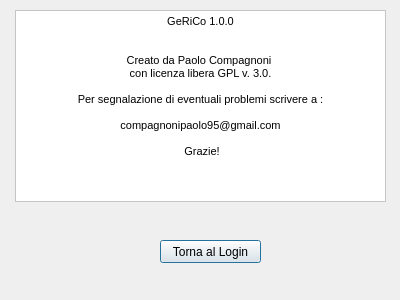
<?xml version="1.0" encoding="UTF-8"?>
<ui version="4.0">
 <class>Info</class>
 <widget class="QDialog" name="Info">
  <property name="geometry">
   <rect>
    <x>0</x>
    <y>0</y>
    <width>400</width>
    <height>300</height>
   </rect>
  </property>
  <property name="minimumSize">
   <size>
    <width>400</width>
    <height>300</height>
   </size>
  </property>
  <property name="maximumSize">
   <size>
    <width>400</width>
    <height>300</height>
   </size>
  </property>
  <property name="windowTitle">
   <string>Informazioni su GeRiCo</string>
  </property>
  <property name="windowIcon">
   <iconset>
    <normaloff>Immagini/Info icon.png</normaloff>Immagini/Info icon.png</iconset>
  </property>
  <widget class="QPushButton" name="BtnInfoEsci">
   <property name="geometry">
    <rect>
     <x>160</x>
     <y>240</y>
     <width>101</width>
     <height>23</height>
    </rect>
   </property>
   <property name="text">
    <string>Torna al Login</string>
   </property>
  </widget>
  <widget class="QTextBrowser" name="txtInfo">
   <property name="geometry">
    <rect>
     <x>15</x>
     <y>10</y>
     <width>371</width>
     <height>192</height>
    </rect>
   </property>
   <property name="palette">
    <palette>
     <active>
      <colorrole role="Base">
       <brush brushstyle="SolidPattern">
        <color alpha="255">
         <red>255</red>
         <green>255</green>
         <blue>255</blue>
        </color>
       </brush>
      </colorrole>
      <colorrole role="Window">
       <brush brushstyle="SolidPattern">
        <color alpha="255">
         <red>255</red>
         <green>255</green>
         <blue>255</blue>
        </color>
       </brush>
      </colorrole>
     </active>
     <inactive>
      <colorrole role="Base">
       <brush brushstyle="SolidPattern">
        <color alpha="255">
         <red>255</red>
         <green>255</green>
         <blue>255</blue>
        </color>
       </brush>
      </colorrole>
      <colorrole role="Window">
       <brush brushstyle="SolidPattern">
        <color alpha="255">
         <red>255</red>
         <green>255</green>
         <blue>255</blue>
        </color>
       </brush>
      </colorrole>
     </inactive>
     <disabled>
      <colorrole role="Base">
       <brush brushstyle="SolidPattern">
        <color alpha="255">
         <red>255</red>
         <green>255</green>
         <blue>255</blue>
        </color>
       </brush>
      </colorrole>
      <colorrole role="Window">
       <brush brushstyle="SolidPattern">
        <color alpha="255">
         <red>255</red>
         <green>255</green>
         <blue>255</blue>
        </color>
       </brush>
      </colorrole>
     </disabled>
    </palette>
   </property>
   <property name="frameShape">
    <enum>QFrame::StyledPanel</enum>
   </property>
   <property name="html">
    <string>&lt;!DOCTYPE HTML PUBLIC &quot;-//W3C//DTD HTML 4.0//EN&quot; &quot;http://www.w3.org/TR/REC-html40/strict.dtd&quot;&gt;
&lt;html&gt;&lt;head&gt;&lt;meta name=&quot;qrichtext&quot; content=&quot;1&quot; /&gt;&lt;style type=&quot;text/css&quot;&gt;
p, li { white-space: pre-wrap; }
&lt;/style&gt;&lt;/head&gt;&lt;body style=&quot; font-family:'Ubuntu'; font-size:11pt; font-weight:400; font-style:normal;&quot;&gt;
&lt;p align=&quot;center&quot; style=&quot; margin-top:0px; margin-bottom:0px; margin-left:0px; margin-right:0px; -qt-block-indent:0; text-indent:0px;&quot;&gt;&lt;span style=&quot; font-family:'MS Shell Dlg 2'; font-size:8.25pt;&quot;&gt;GeRiCo 1.0.0&lt;/span&gt;&lt;/p&gt;
&lt;p align=&quot;center&quot; style=&quot;-qt-paragraph-type:empty; margin-top:0px; margin-bottom:0px; margin-left:0px; margin-right:0px; -qt-block-indent:0; text-indent:0px; font-family:'MS Shell Dlg 2'; font-size:8.25pt;&quot;&gt;&lt;br /&gt;&lt;/p&gt;
&lt;p align=&quot;center&quot; style=&quot;-qt-paragraph-type:empty; margin-top:0px; margin-bottom:0px; margin-left:0px; margin-right:0px; -qt-block-indent:0; text-indent:0px; font-family:'MS Shell Dlg 2'; font-size:8.25pt;&quot;&gt;&lt;br /&gt;&lt;/p&gt;
&lt;p align=&quot;center&quot; style=&quot; margin-top:0px; margin-bottom:0px; margin-left:0px; margin-right:0px; -qt-block-indent:0; text-indent:0px;&quot;&gt;&lt;span style=&quot; font-family:'MS Shell Dlg 2'; font-size:8.25pt;&quot;&gt;Creato da Paolo Compagnoni &lt;/span&gt;&lt;/p&gt;
&lt;p align=&quot;center&quot; style=&quot; margin-top:0px; margin-bottom:0px; margin-left:0px; margin-right:0px; -qt-block-indent:0; text-indent:0px;&quot;&gt;&lt;span style=&quot; font-family:'MS Shell Dlg 2'; font-size:8.25pt;&quot;&gt;con licenza libera GPL v. 3.0.&lt;/span&gt;&lt;/p&gt;
&lt;p align=&quot;center&quot; style=&quot;-qt-paragraph-type:empty; margin-top:0px; margin-bottom:0px; margin-left:0px; margin-right:0px; -qt-block-indent:0; text-indent:0px; font-family:'MS Shell Dlg 2'; font-size:8.25pt;&quot;&gt;&lt;br /&gt;&lt;/p&gt;
&lt;p align=&quot;center&quot; style=&quot; margin-top:0px; margin-bottom:0px; margin-left:0px; margin-right:0px; -qt-block-indent:0; text-indent:0px;&quot;&gt;&lt;span style=&quot; font-family:'MS Shell Dlg 2'; font-size:8.25pt;&quot;&gt;Per segnalazione di eventuali problemi scrivere a :&lt;/span&gt;&lt;/p&gt;
&lt;p align=&quot;center&quot; style=&quot;-qt-paragraph-type:empty; margin-top:0px; margin-bottom:0px; margin-left:0px; margin-right:0px; -qt-block-indent:0; text-indent:0px; font-family:'MS Shell Dlg 2'; font-size:8.25pt;&quot;&gt;&lt;br /&gt;&lt;/p&gt;
&lt;p align=&quot;center&quot; style=&quot; margin-top:0px; margin-bottom:0px; margin-left:0px; margin-right:0px; -qt-block-indent:0; text-indent:0px;&quot;&gt;&lt;span style=&quot; font-family:'MS Shell Dlg 2'; font-size:8.25pt;&quot;&gt;compagnonipaolo95@gmail.com&lt;/span&gt;&lt;/p&gt;
&lt;p align=&quot;center&quot; style=&quot;-qt-paragraph-type:empty; margin-top:0px; margin-bottom:0px; margin-left:0px; margin-right:0px; -qt-block-indent:0; text-indent:0px; font-family:'MS Shell Dlg 2'; font-size:8.25pt;&quot;&gt;&lt;br /&gt;&lt;/p&gt;
&lt;p align=&quot;center&quot; style=&quot; margin-top:0px; margin-bottom:0px; margin-left:0px; margin-right:0px; -qt-block-indent:0; text-indent:0px;&quot;&gt;&lt;span style=&quot; font-family:'MS Shell Dlg 2'; font-size:8.25pt;&quot;&gt; Grazie!&lt;/span&gt;&lt;/p&gt;
&lt;p align=&quot;center&quot; style=&quot;-qt-paragraph-type:empty; margin-top:0px; margin-bottom:0px; margin-left:0px; margin-right:0px; -qt-block-indent:0; text-indent:0px; font-family:'MS Shell Dlg 2'; font-size:8.25pt;&quot;&gt;&lt;br /&gt;&lt;/p&gt;
&lt;p align=&quot;center&quot; style=&quot;-qt-paragraph-type:empty; margin-top:0px; margin-bottom:0px; margin-left:0px; margin-right:0px; -qt-block-indent:0; text-indent:0px; font-family:'MS Shell Dlg 2'; font-size:8.25pt;&quot;&gt;&lt;br /&gt;&lt;/p&gt;
&lt;p align=&quot;center&quot; style=&quot;-qt-paragraph-type:empty; margin-top:0px; margin-bottom:0px; margin-left:0px; margin-right:0px; -qt-block-indent:0; text-indent:0px; font-family:'MS Shell Dlg 2'; font-size:8.25pt;&quot;&gt;&lt;br /&gt;&lt;/p&gt;&lt;/body&gt;&lt;/html&gt;</string>
   </property>
  </widget>
 </widget>
 <resources/>
 <connections/>
</ui>
